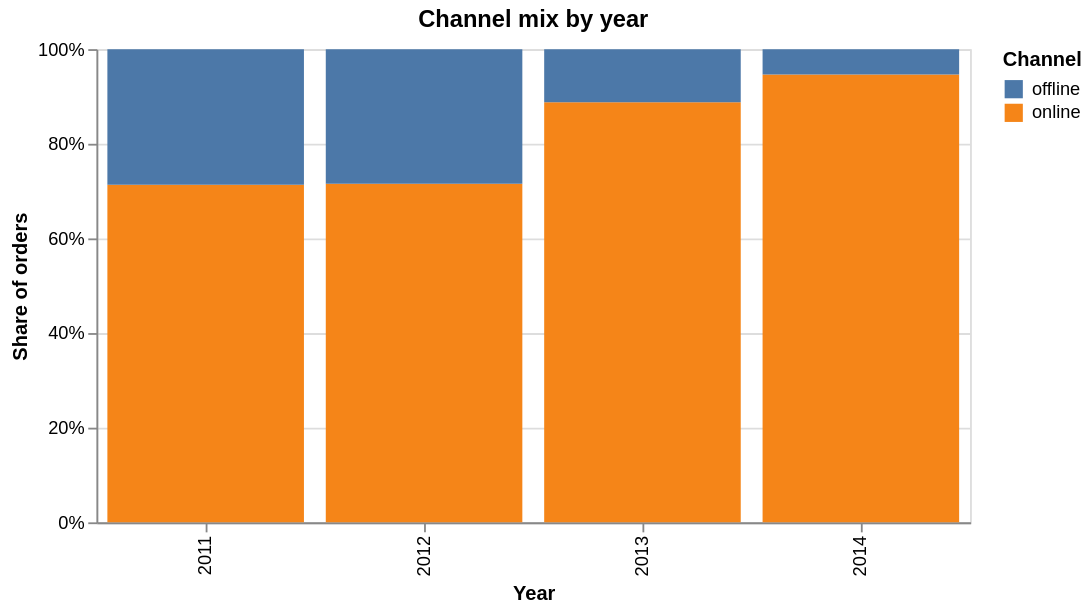

Notebook source saved alongside this figure:
### Code cell
# Stacked-bar chart of online vs offline orders per year.
plot_df = (channel_by_year[['pct_online', 'pct_offline']]
              .rename(columns={'pct_online': 'online', 'pct_offline': 'offline'})
              .reset_index()
              .melt(id_vars='year', var_name='channel', value_name='share'))

alt.Chart(plot_df).mark_bar().encode(
    x=alt.X('year:O', title='Year'),
    y=alt.Y('share:Q', stack='normalize', title='Share of orders',
            axis=alt.Axis(format='%')),
    color=alt.Color('channel:N', title='Channel'),
    tooltip=['year', 'channel', alt.Tooltip('share:Q', format='.2%')]
).properties(width=480, height=260,
             title='Channel mix by year')

### Figure 1 — Vega-Lite specification as saved in the notebook (floating-point values rounded to 4 significant figures)
{"config": {"view": {"continuousWidth": 300, "continuousHeight": 300}}, "data": {"name": "data-9304f736b4d98b6bebe4cd836e246c55"}, "mark": {"type": "bar"}, "encoding": {"color": {"field": "channel", "title": "Channel", "type": "nominal"}, "tooltip": [{"field": "year", "type": "quantitative"}, {"field": "channel", "type": "nominal"}, {"field": "share", "format": ".2%", "type": "quantitative"}], "x": {"field": "year", "title": "Year", "type": "ordinal"}, "y": {"axis": {"format": "%"}, "field": "share", "stack": "normalize", "title": "Share of orders", "type": "quantitative"}}, "height": 260, "title": "Channel mix by year", "width": 480, "$schema": "https://vega.github.io/schema/vega-lite/v5.20.1.json", "datasets": {"data-9304f736b4d98b6bebe4cd836e246c55": [{"year": 2011, "channel": "online", "share": 0.7134}, {"year": 2012, "channel": "online", "share": 0.7154}, {"year": 2013, "channel": "online", "share": 0.8877}, {"year": 2014, "channel": "online", "share": 0.9461}, {"year": 2011, "channel": "offline", "share": 0.2866}, {"year": 2012, "channel": "offline", "share": 0.2846}, {"year": 2013, "channel": "offline", "share": 0.1123}, {"year": 2014, "channel": "offline", "share": 0.05385}]}}
